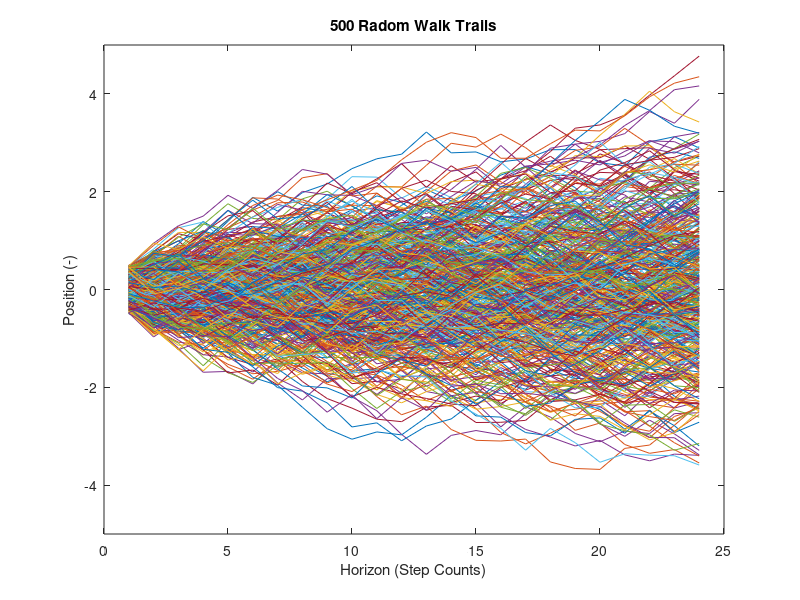
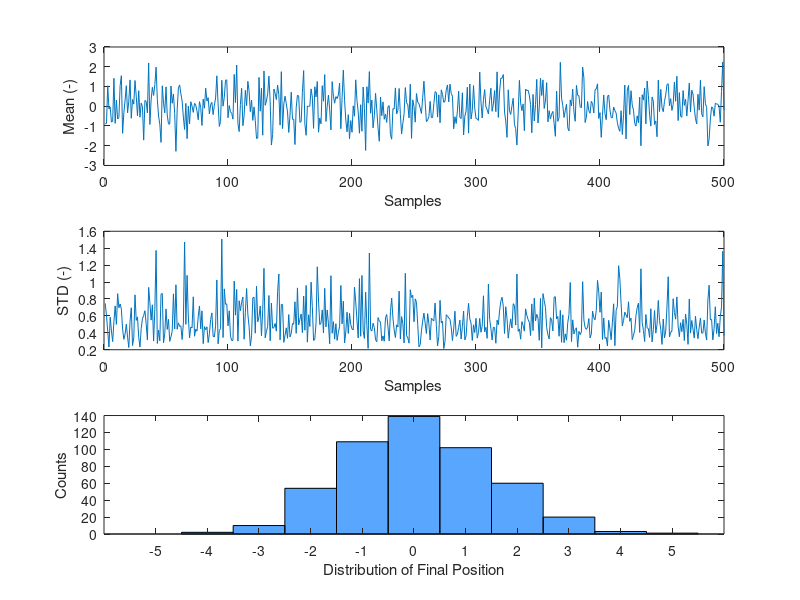

MATLAB code for these plots, in order:
clear
clc
close all

%% Unity step size
% sample_cnt = 10000;
% esp = rand(24,sample_cnt); % 0~1
% resp = round(esp);  % 0 or 1
% s = -1 + 2*resp;    %-1 or 1
% w = cumsum(s);
% mu = mean(w);
% rho = std(w);
% w0 = w(1,:); % First position
% wn = w(end,:); % Last position
% 
% % ==============================
% figure(1); clf; hold on; box on;
% plot(w);
% ylabel('Position (-)');
% xlabel('Horizon (Step Counts)');
% title([num2str(sample_cnt), ' Radom Walk Trails']);
% 
% % ====================
% figure(11); clf;
% subplot(3,1,1);
% plot(mu);
% ylabel('Mean (-)');
% xlabel('Samples');
% 
% % ====================
% subplot(3,1,2);
% plot(rho);
% ylabel('STD (-)');
% xlabel('Samples');
% 
% % ====================
% subplot(3,1,3);
% bin = -18:2:18;
% cnt = hist(wn, bin);
% bar(bin,cnt,1,'facec', [0.35 0.65 1]);
% xlabel('Distribution of Final Position');


%% Continous step size
sample_cnt = 500;
esp = rand(24,sample_cnt); % 0~1
s = esp-0.5; % -0.5~0.5
w = cumsum(s); % Walk
mu = mean(w);
rho = std(w);
w0 = w(1,:); % First position
wn = w(end,:); % Last position

% ==============================
figure(2); clf; hold on; box on;
plot(w);
ylabel('Position (-)');
xlabel('Horizon (Step Counts)');
title([num2str(sample_cnt), ' Radom Walk Trails']);
ylim([-5 5]);
xlim([0 25]);

% ====================
figure(21); clf;
subplot(3,1,1);
plot(mu);
ylabel('Mean (-)');
xlabel('Samples');

% ====================
subplot(3,1,2);
plot(rho);
ylabel('STD (-)');
xlabel('Samples');

% ====================
subplot(3,1,3);
bin = -5:1:5;
cnt = hist(wn, bin);
bar(bin,cnt,1,'facec', [0.35 0.65 1]);
xlabel('Distribution of Final Position');
ylabel('Counts');

